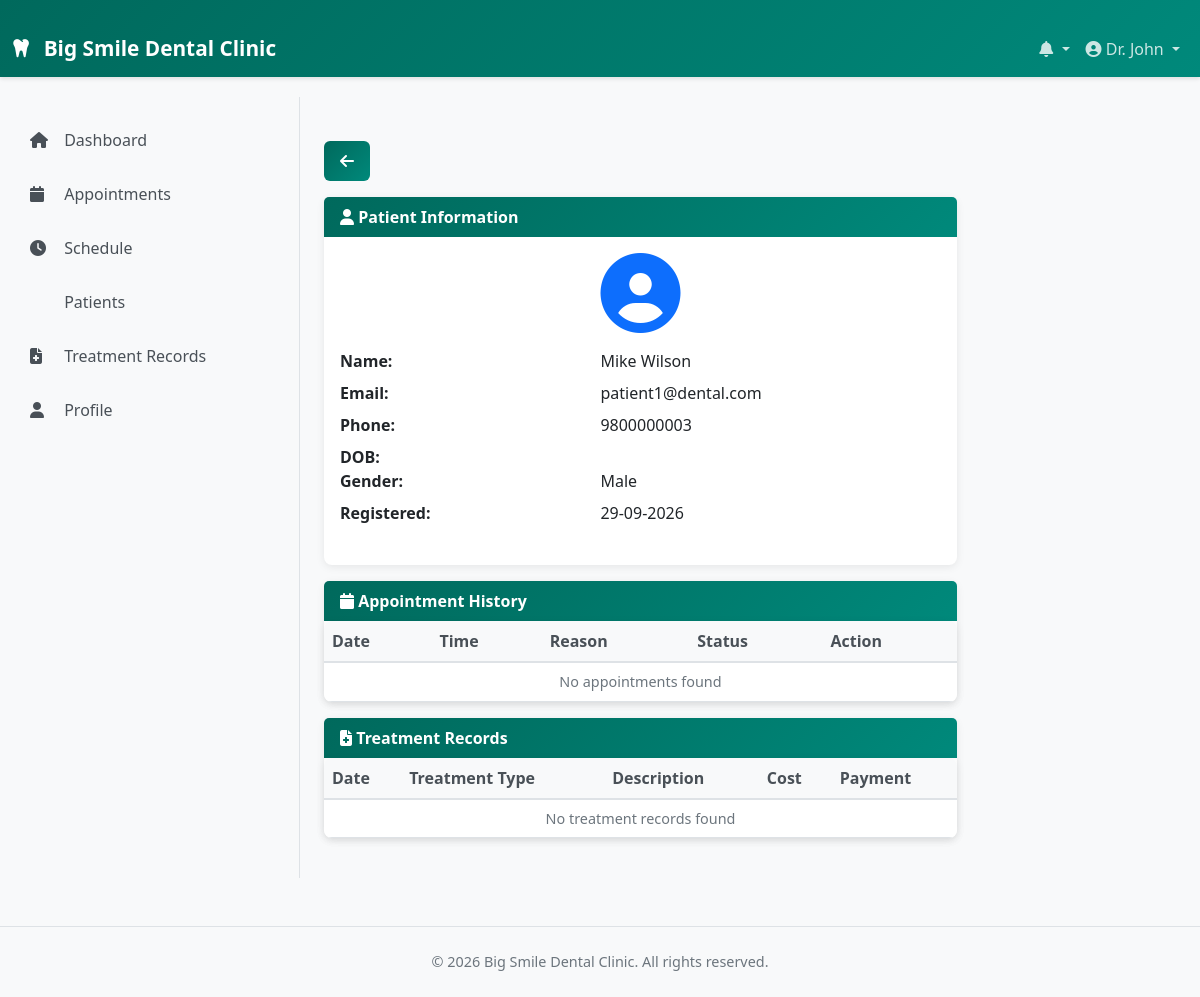
/dentist/patient-details.php?id=4 (signed in), run on the app's committed database.
### tables this page shows
CREATE TABLE IF NOT EXISTS users (
    user_id INT PRIMARY KEY AUTO_INCREMENT,
    username VARCHAR(50) UNIQUE NOT NULL,
    email VARCHAR(100) UNIQUE NOT NULL,
    password VARCHAR(255) NOT NULL,
    role ENUM('patient', 'dentist', 'staff', 'admin') NOT NULL,
    first_name VARCHAR(100) NOT NULL,
    last_name VARCHAR(100) NOT NULL,
    phone VARCHAR(15),
    address TEXT,
    date_of_birth DATE,
    gender ENUM('Male', 'Female', 'Other'),
    profile_image VARCHAR(255),
    qualification VARCHAR(255),
    specialization VARCHAR(255),
    registration_date TIMESTAMP DEFAULT CURRENT_TIMESTAMP,
    last_login TIMESTAMP NULL DEFAULT NULL,
    is_active TINYINT DEFAULT 1,
    created_at TIMESTAMP DEFAULT CURRENT_TIMESTAMP,
    updated_at TIMESTAMP DEFAULT CURRENT_TIMESTAMP ON UPDATE CURRENT_TIMESTAMP,
    INDEX idx_role (role),
    INDEX idx_email (email)
);

### includes/functions.php (called while the page is built, shortened)
<?php
function isLoggedIn() {
    return isset($_SESSION['user_id']) && !empty($_SESSION['user_id']);
}
function getCurrentUser() {
    global $conn;
    $user_id = $_SESSION['user_id'];
    $result = $conn->query("SELECT * FROM users WHERE user_id = '$user_id'");
    if ($result && $result->num_rows > 0) {
        return $result->fetch_assoc();
    }
    return null;
}
function getUnreadNotificationsCount($user_id) {
    global $conn;
    $user_id = intval($user_id);
    $result = $conn->query("SELECT COUNT(*) as count FROM notifications
                            WHERE user_id = '$user_id' AND is_read = 0");
    $row = $result->fetch_assoc();
    return $row['count'];
}
function formatDate($date) {
    if (empty($date)) {
        return '';
    }
    return date('d-m-Y', strtotime($date));
}
?>

### dentist/patient-details.php (the view, shortened to what this page needs)
<?php
require_once '../includes/config.php';
require_once '../includes/functions.php';
$show_sidebar = true;
$dentist_id = $_SESSION['user_id'];
$patient_id = intval($_GET['id'] ?? 0);
include '../includes/header.php';
$patient_result = $conn->query("SELECT u.* FROM users u
                               WHERE u.user_id = '$patient_id' AND u.role = 'patient'");
$patient = $patient_result->fetch_assoc();
$appointments_result = $conn->query("SELECT * FROM appointments
                                     WHERE patient_id = '$patient_id' AND dentist_id = '$dentist_id'
                                     ORDER BY appointment_date DESC");
$treatments_result = $conn->query("SELECT * FROM treatment_history
                                   WHERE patient_id = '$patient_id' AND dentist_id = '$dentist_id'
                                   ORDER BY created_at DESC LIMIT 10");
?>
<div class="container mt-4">
    <div class="row">
        <div class="col-md-12">
            <a href="patients.php" class="btn btn-primary mb-3">
                <i class="fas fa-arrow-left"></i>
            </a>
        </div>
    </div>
    <div class="row">
        <div class="col-md-9">
            <div class="card mb-3">
                <div class="card-header">
                    <i class="fas fa-user"></i> Patient Information
                </div>
                <div class="card-body">
                    <div class="text-center mb-3">
                        <i class="fas fa-user-circle fa-5x text-primary"></i>
                    </div>
                    <dl class="row">
                        <dt class="col-sm-5">Name:</dt>
                        <dd class="col-sm-7"><?php echo htmlspecialchars($patient['first_name'] . ' ' . $patient['last_name']); ?></dd>
                        <dt class="col-sm-5">Email:</dt>
                        <dd class="col-sm-7"><?php echo htmlspecialchars($patient['email']); ?></dd>
                        <dt class="col-sm-5">Phone:</dt>
                        <dd class="col-sm-7"><?php echo htmlspecialchars($patient['phone'] ?? '-'); ?></dd>
                        <dt class="col-sm-5">DOB:</dt>
                        <dd class="col-sm-7"><?php echo formatDate($patient['date_of_birth'] ?? ''); ?></dd>
                        <dt class="col-sm-5">Gender:</dt>
                        <dd class="col-sm-7"><?php echo htmlspecialchars($patient['gender'] ?? '-'); ?></dd>
                        <dt class="col-sm-5">Registered:</dt>
                        <dd class="col-sm-7"><?php echo formatDate($patient['registration_date']); ?></dd>
                    </dl>
                </div>
            </div>
        </div>
        <div class="col-md-9">
            <div class="card mb-3">
                <div class="card-header">
                    <i class="fas fa-calendar"></i> Appointment History
                </div>
                <div class="table-responsive">
                    <table class="table table-hover mb-0">
                        <thead class="table-light">
                            <tr>
                                <th>Date</th>
                                <th>Time</th>
                                <th>Reason</th>
                                <th>Status</th>
                                <th>Action</th>
                            </tr>
                        </thead>
                        <tbody>
                            <?php
                            if ($appointments_result && $appointments_result->num_rows > 0) {
                                while ($apt = $appointments_result->fetch_assoc()) {
                                    ?>
                                    <tr>
                                        <td><?php echo formatDate($apt['appointment_date']); ?></td>
                                        <td><?php echo formatTime($apt['appointment_time']); ?></td>
                                        <td><?php echo htmlspecialchars($apt['reason_for_visit'] ?? '-'); ?></td>
                                        <td><?php echo getStatusBadge($apt['status']); ?></td>
                                        <td>
                                            <a href="appointment-details.php?id=<?php echo $apt['appointment_id']; ?>"
                                               class="btn btn-sm btn-info">
                                                <i class="fas fa-eye"></i>
                                            </a>
                                        </td>
                                    </tr>
                                    <?php
                                }
                            } else {
                                echo '<tr><td colspan="5" class="text-center text-muted">No appointments found</td></tr>';
                            }
                            ?>
                        </tbody>
                    </table>
                </div>
            </div>
            <div class="card">
                <div class="card-header">
                    <i class="fas fa-file-medical"></i> Treatment Records
                </div>
                <div class="table-responsive">
                    <table class="table table-hover mb-0">
                        <thead class="table-light">
                            <tr>
                                <th>Date</th>
                                <th>Treatment Type</th>
                                <th>Description</th>
                                <th>Cost</th>
                                <th>Payment</th>
                            </tr>
                        </thead>
                        <tbody>
                            <?php
                            if ($treatments_result && $treatments_result->num_rows > 0) {
                                while ($treatment = $treatments_result->fetch_assoc()) {
                                    ?>
                                    <tr>
                                        <td><?php echo formatDate($treatment['created_at']); ?></td>
                                        <td><?php echo htmlspecialchars($treatment['treatment_type']); ?></td>
                                        <td><?php echo htmlspecialchars(substr($treatment['treatment_description'] ?? '', 0, 30)); ?></td>
                                        <td>Rs. <?php echo number_format($treatment['procedure_cost'] ?? 0, 2); ?></td>
                                        <td><?php echo getPaymentStatusBadge($treatment['payment_status']); ?></td>
                                    </tr>
                                    <?php
                                }
                            } else {
                                echo '<tr><td colspan="5" class="text-center text-muted">No treatment records found</td></tr>';
                            }
                            ?>
                        </tbody>
                    </table>
                </div>
            </div>
        </div>
    </div>
</div>
<?php include '../includes/footer.php'; ?>

### includes/header.php (shortened to what this page needs)
<?php
require_once 'config.php';
require_once 'functions.php';
$current_user = getCurrentUser();
$unread_count = getUnreadNotificationsCount($_SESSION['user_id']);
?>
<!DOCTYPE html>
<html lang="en">
<head>
    <link href="https://cdn.jsdelivr.net/npm/bootstrap@5.3.0/dist/css/bootstrap.min.css" rel="stylesheet">
    <link rel="stylesheet" href="https://cdnjs.cloudflare.com/ajax/libs/font-awesome/6.4.0/css/all.min.css">
    <link rel="stylesheet" href="<?php echo BASE_URL; ?>css/style.css">
</head>
<body>
    <nav class="navbar navbar-expand-lg navbar-dark bg-primary sticky-top">
        <div class="container-fluid">
            <a class="navbar-brand" href="<?php echo BASE_URL; ?>">
                <i class="fas fa-tooth"></i> <?php echo SITE_NAME; ?>
            </a>
            <div class="collapse navbar-collapse" id="navbarNav">
                <ul class="navbar-nav ms-auto">
                    <li class="nav-item dropdown">
                        <a class="nav-link dropdown-toggle" href="#" id="notificationDropdown" role="button" data-bs-toggle="dropdown">
                            <i class="fas fa-bell"></i>
                        </a>
                    </li>
                    <li class="nav-item dropdown">
                        <a class="nav-link dropdown-toggle" href="#" id="userDropdown" role="button" data-bs-toggle="dropdown">
                            <i class="fas fa-user-circle"></i> <?php echo $current_user['first_name']; ?>
                        </a>
                    </li>
                </ul>
            </div>
        </div>
    </nav>
    <?php if (isset($show_sidebar) && $show_sidebar): ?>
    <div class="container-fluid">
        <div class="row">
            <nav class="col-md-3 bg-light sidebar">
                <div class="sticky-top pt-3">
                    <?php
                    $role = isset($_SESSION['role']) ? $_SESSION['role'] : '';
                         if ($role == 'patient') {
                        ?>
                        <ul class="nav flex-column">
                            <li class="nav-item">
                                <a class="nav-link" href="<?php echo BASE_URL; ?>patient/index.php">
                                    <i class="fas fa-home"></i> Dashboard
                                </a>
                            </li>
                            <li class="nav-item">
                                <a class="nav-link" href="<?php echo BASE_URL; ?>patient/appointments.php">
                                    <i class="fas fa-calendar"></i> My Appointments
                                </a>
                            </li>
                            <li class="nav-item">
                                <a class="nav-link" href="<?php echo BASE_URL; ?>patient/book-appointment.php">
                                    <i class="fas fa-plus"></i> Book Appointment
                                </a>
                            </li>
                            <li class="nav-item">
                                <a class="nav-link" href="<?php echo BASE_URL; ?>patient/treatment-history.php">
                                    <i class="fas fa-file-medical"></i> Treatment History
                                </a>
                            </li>
                            <li class="nav-item">
                                <a class="nav-link" href="<?php echo BASE_URL; ?>profile.php">
                                    <i class="fas fa-user"></i> Profile
                                </a>
                            </li>
                        </ul>
                        <?php
                    } elseif ($role == 'dentist') {
                        ?>
                        <ul class="nav flex-column">
                            <li class="nav-item">
                                <a class="nav-link" href="<?php echo BASE_URL; ?>dentist/index.php">
                                    <i class="fas fa-home"></i> Dashboard
                                </a>
                            </li>
                            <li class="nav-item">
                                <a class="nav-link" href="<?php echo BASE_URL; ?>dentist/appointments.php">
                                    <i class="fas fa-calendar"></i> Appointments
                                </a>
                            </li>
                            <li class="nav-item">
                                <a class="nav-link" href="<?php echo BASE_URL; ?>dentist/schedule.php">
                                    <i class="fas fa-clock"></i> Schedule
                                </a>
                            </li>
                            <li class="nav-item">
                                <a class="nav-link" href="<?php echo BASE_URL; ?>dentist/patients.php">
                                    <i class="fas fa-patients"></i> Patients
                                </a>
                            </li>
                            <li class="nav-item">
                                <a class="nav-link" href="<?php echo BASE_URL; ?>dentist/treatment-records.php">
                                    <i class="fas fa-file-medical"></i> Treatment Records
                                </a>
                            </li>
                            <li class="nav-item">
                                <a class="nav-link" href="<?php echo BASE_URL; ?>profile.php">
                                    <i class="fas fa-user"></i> Profile
                                </a>
                            </li>
                        </ul>
                        <?php
                    }
                    ?>
                </div>
            </nav>
            <main class="col-md-9">
    <?php endif; ?>
</body>
</html>

### css/style.css (style rules this page uses)
:root { --primary-color: #00695C; --secondary-color: #f7fbfb; --success-color: #28a745; --info-color: #17a2b8; --warning-color: #ffc107; --danger-color: #dc3545; }
* { font-family: 'Segoe UI', Tahoma, Geneva, Verdana, sans-serif; }
body { background-color: #f8f9fa; color: #333; }
.navbar { box-shadow: 0 2px 4px rgba(0, 0, 0, 0.1); }
.bg-primary { background: linear-gradient(135deg, #00695C 0%, #00897B 100%) !important; }
.navbar-dark .navbar-nav .nav-link { color: rgba(255, 255, 255, 0.8); }
.navbar-brand { font-weight: 700; font-size: 1.3rem; color: white !important; }
.navbar-brand i { margin-right: 8px; }
.sidebar { border-right: 1px solid #dee2e6; }
.sidebar .nav-link { color: #495057; border-left: 3px solid transparent; padding: 10px 15px; margin: 5px 0; transition: all 0.3s ease; }
.sidebar .nav-link i { margin-right: 10px; width: 20px; }
.card { border: none; box-shadow: 0 2px 8px rgba(0, 0, 0, 0.08); margin-bottom: 20px; border-radius: 8px; transition: transform 0.3s ease, box-shadow 0.3s ease; }
.card-header { background: linear-gradient(135deg, #00695C 0%, #00897B 100%); color: white; border: none; font-weight: 600; }
.btn { border-radius: 6px; padding: 8px 16px; font-weight: 600; transition: all 0.3s ease; }
.btn-primary { background: linear-gradient(135deg, #00695C 0%, #00897B 100%); border: none; }
.table { border-collapse: collapse; }
.table thead th { background-color: #f8f9fa; color: #495057; font-weight: 600; border-bottom: 2px solid #dee2e6; }
.table tbody tr { transition: background-color 0.2s ease; }
.table-responsive { border-radius: 8px; box-shadow: 0 2px 8px rgba(0, 0, 0, 0.08); }
.text-muted { font-size: 0.9rem; color: #6c757d !important; }
.container-fluid { padding-top: 20px; }
main { padding: 20px 0; }

### data on the page
users: first_name "Dr. John"
users: first_name+last_name "Mike Wilson", email "patient1@dental.com", phone "9800000003", gender "Male", registration_date "29-09-2026"

### other printed values
SITE_NAME "Big Smile Dental Clinic"
